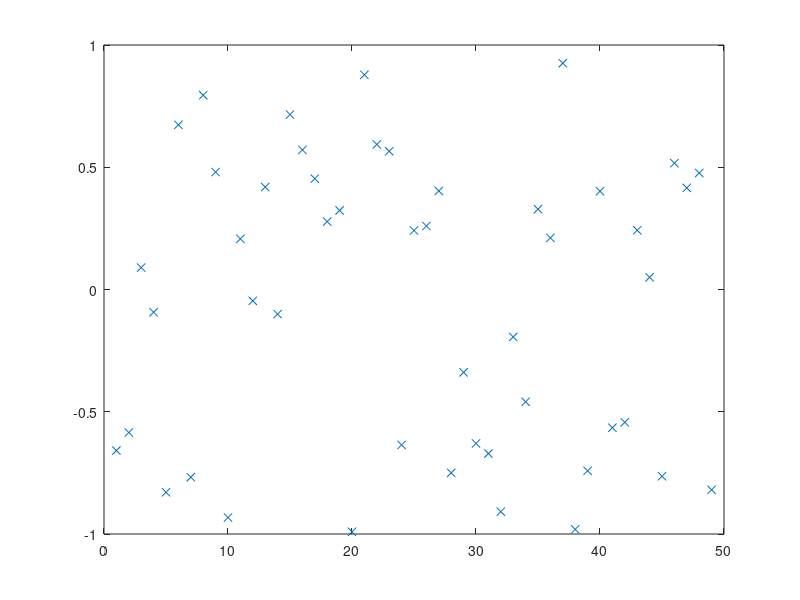

The MATLAB source for this figure: (Note: this script raises an error after producing the figure.)
global D n speed frame                               % Numerical Renaissance Codebase 1.0
n=49; speed=100;
 % !rm ISt/* ISe/* BSt/* BSe/* QSt/* QSe/* MSt/* MSe/* HSt/* HSe/* 
for i=0:4 
  frame=10000;
  D=2*rand(n,1)-1; plot(D(:,1),'x'); pause(10/speed);
  switch mod(i,5) 
    case 0, NR_InsertionSortVerbose;
    case 1, NR_BlockInsertionSortVerbose;
    case 2, NR_QuickSortVerbose(1,n);
    case 3, NR_MergeSortVerbose(1,n);
    case 4, NR_HeapSortVerbose;
  end
  plot(D(:,1),'x'); axis([0 n+1 -1 1]); hold off; pause(10/speed);
 % switch mod(i,5) 
 %   case 0, 
 %     fn=['ISt/f' num2str(frame) '.tiff']; print('-dtiff','-r100',fn);
 %     fn=['ISe/f' num2str(frame) '.eps'];  print('-depsc',fn); pause(1/speed);
 %   case 1, 
 %     fn=['BSt/f' num2str(frame) '.tiff']; print('-dtiff','-r100',fn);
 %     fn=['BSe/f' num2str(frame) '.eps'];  print('-depsc',fn); pause(1/speed);
 %   case 2,
 %     fn=['QSt/f' num2str(frame) '.tiff']; print('-dtiff','-r100',fn);
 %     fn=['QSe/f' num2str(frame) '.eps'];  print('-depsc',fn); pause(1/speed);
 %   case 3, 
 %     fn=['MSt/f' num2str(frame) '.tiff']; print('-dtiff','-r100',fn);
 %     fn=['MSe/f' num2str(frame) '.eps'];  print('-depsc',fn); pause(1/speed);
 %   case 4, 
 %     fn=['HSt/f' num2str(frame) '.tiff']; print('-dtiff','-r100',fn);
 %     fn=['HSe/f' num2str(frame) '.eps'];  print('-depsc',fn); pause(1/speed);
 % end
end
% Execute the following manually on the command line to assemble a movie:
% convert -loop 1000 -delay 10 ISt/f*.tiff ISt/movie.gif; convert -loop 1000 -delay 10 BSt/f*.tiff BSt/movie.gif; convert -loop 1000 -delay 10 QSt/f*.tiff QSt/movie.gif;
% convert -loop 1000 -delay 10 MSt/f*.tiff MSt/movie.gif; convert -loop 1000 -delay 10 HSt/f*.tiff HSt/movie.gif
